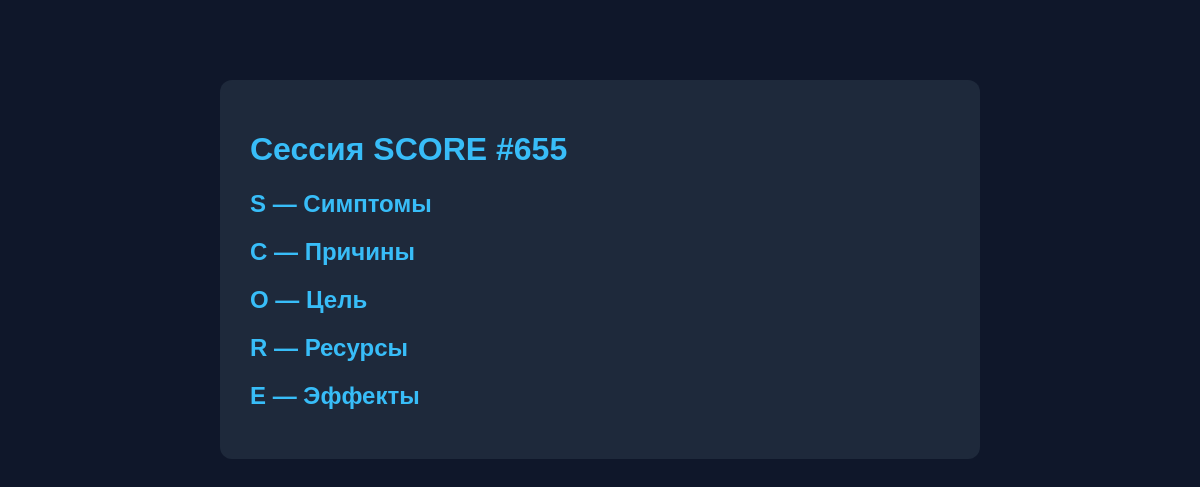
/report/655/, run on an earlier commit of the app's database.
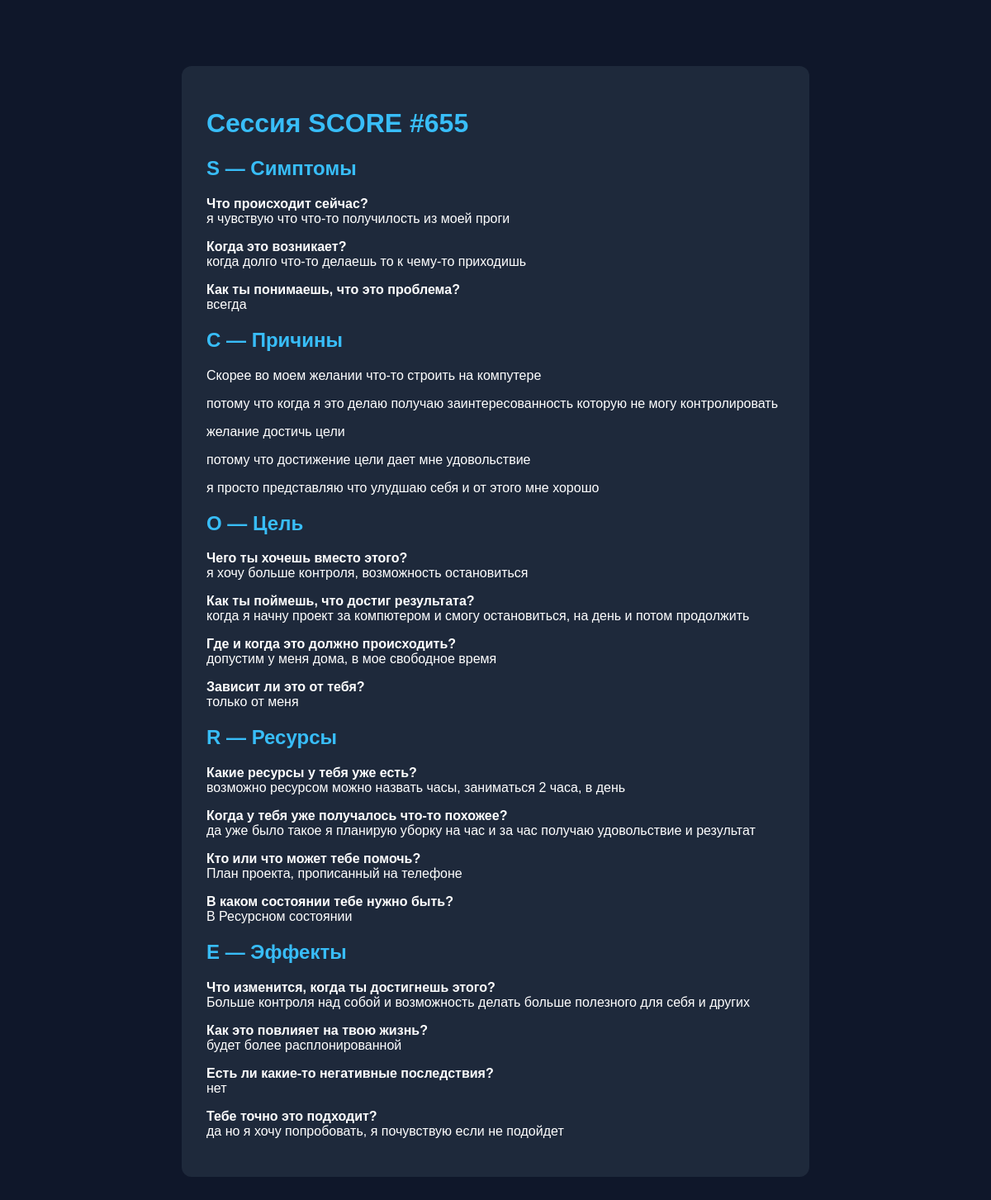
And on a later commit of the database.
### core/models.py (models this page shows, shortened)
class Answer(models.Model):
    session = models.ForeignKey(Session, on_delete=models.CASCADE)
    step = models.CharField(max_length=1)  # S, C, O, R, E
    question = models.TextField()
    answer = models.TextField()
    order = models.IntegerField(default=0)

### core/views.py (the view)
# urls.py: path('report/<int:session_id>/', views.report),
def report(request, session_id):
    session = Session.objects.get(id=session_id)
    answers = Answer.objects.filter(session=session).order_by("step", "order")
    data = defaultdict(list)
    for ans in answers:
        data[ans.step].append(ans)
    return render(request, "core/report.html", {
        "data": data,
        "session": session
    })

### core/templates/core/report.html
{% load static %}
<link rel="stylesheet" href="{% static 'core/style.css' %}">
<div class="container">
    <h1>Сессия SCORE #{{ session.id }}</h1>
    <h2>S — Симптомы</h2>
    {% for a in data.S %}
        <p><b>{{ a.question }}</b><br>{{ a.answer }}</p>
    {% endfor %}
    <h2>C — Причины</h2>
    {% for a in data.C %}
        <p>{{ a.answer }}</p>
    {% endfor %}
    <h2>O — Цель</h2>
    {% for a in data.O %}
        <p><b>{{ a.question }}</b><br>{{ a.answer }}</p>
    {% endfor %}
    <h2>R — Ресурсы</h2>
    {% for a in data.R %}
        <p><b>{{ a.question }}</b><br>{{ a.answer }}</p>
    {% endfor %}
    <h2>E — Эффекты</h2>
    {% for a in data.E %}
        <p><b>{{ a.question }}</b><br>{{ a.answer }}</p>
    {% endfor %}
</div>

What changed in the data, as far as the page shows it:
added Answer: question "Что происходит сейчас?", answer "я чувствую что что-то получилость из моей проги", shown under "S — Симптомы"
added Answer: question "Когда это возникает?", answer "когда долго что-то делаешь то к чему-то приходишь", shown under "S — Симптомы"
added Answer: question "Как ты понимаешь, что это проблема?", answer "всегда", shown under "S — Симптомы"
added Answer: answer "Скорее во моем желании что-то строить на компутере", shown under "C — Причины"
added Answer: answer "потому что когда я это делаю получаю заинтересованность которую не могу контролировать", shown under "C — Причины"
added Answer: answer "желание достичь цели", shown under "C — Причины"
added Answer: answer "потому что достижение цели дает мне удовольствие", shown under "C — Причины"
added Answer: answer "я просто представляю что улудшаю себя и от этого мне хорошо", shown under "C — Причины"
added Answer: question "Чего ты хочешь вместо этого?", answer "я хочу больше контроля, возможность остановиться", shown under "O — Цель"
added Answer: question "Как ты поймешь, что достиг результата?", answer "когда я начну проект за компютером и смогу остановиться, на день и потом продолжить", shown under "O — Цель"
added Answer: question "Где и когда это должно происходить?", answer "допустим у меня дома, в мое свободное время", shown under "O — Цель"
added Answer: question "Зависит ли это от тебя?", answer "только от меня", shown under "O — Цель"
added Answer: question "Какие ресурсы у тебя уже есть?", answer "возможно ресурсом можно назвать часы, заниматься 2 часа, в день", shown under "R — Ресурсы"
added Answer: question "Когда у тебя уже получалось что-то похожее?", answer "да уже было такое я планирую уборку на час и за час получаю удовольствие и результат", shown under "R — Ресурсы"
added Answer: question "Кто или что может тебе помочь?", answer "План проекта, прописанный на телефоне", shown under "R — Ресурсы"
added Answer: question "В каком состоянии тебе нужно быть?", answer "В Ресурсном состоянии", shown under "R — Ресурсы"
added Answer: question "Что изменится, когда ты достигнешь этого?", answer "Больше контроля над собой и возможность делать больше полезного для себя и других", shown under "E — Эффекты"
added Answer: question "Как это повлияет на твою жизнь?", answer "будет более расплонированной", shown under "E — Эффекты"
added Answer: question "Есть ли какие-то негативные последствия?", answer "нет", shown under "E — Эффекты"
added Answer: question "Тебе точно это подходит?", answer "да но я хочу попробовать, я почувствую если не подойдет", shown under "E — Эффекты"
